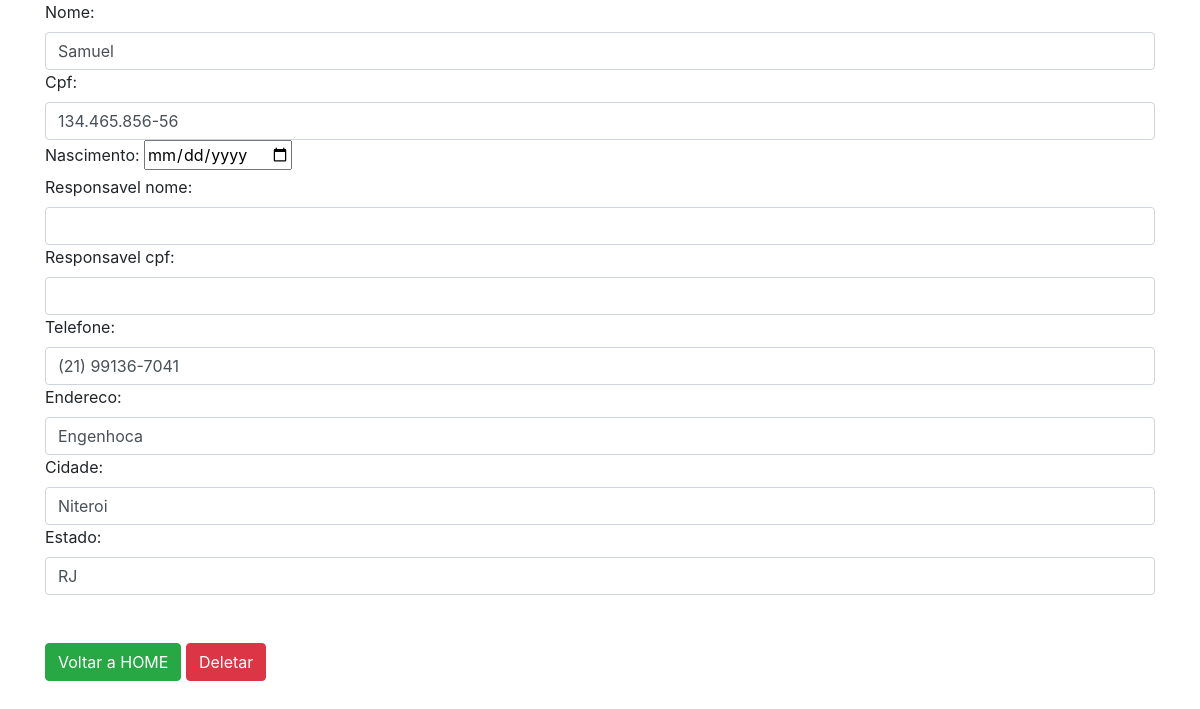
Page /deletar/9/ (signed in) on the committed database.
### cadastro/models.py (models this page shows, shortened)
class Usuario_Externo(models.Model):
    nome = models.CharField(max_length=50, blank=False, null=False, validators=[validate_nome])
    cpf = models.CharField(max_length=14, blank=False, null=False, validators=[validate_cpf])
    nascimento = models.DateField(blank=False, null=False)
    responsavel_nome = models.CharField(max_length=50, null=True, blank=True, validators=[validate_nome])
    responsavel_cpf = models.CharField(max_length=14, null=True, blank=True, validators=[validate_cpf])
    telefone = models.CharField(max_length=15, blank=False, null=False, validators=[validate_cpf])
    endereco = models.CharField(max_length=80, blank=False, null=False)
    cidade = models.CharField(max_length=30)
    estado = models.CharField(max_length=30)
    data_cadastro = models.DateTimeField(auto_now_add=True)

### cadastro/views.py (the view)
# urls.py: path('deletar/<int:id>/', deletar_cliente, name='deletarCli'),
@login_required(login_url='login')
def deletar_cliente(request, id):
    usuario = get_object_or_404(Usuario_Externo, pk=id)
    form = Usuario_ExternoForm(request.POST or None, instance=usuario)
    if request.method == 'POST':
        usuario.delete()
        messages.add_message(request, messages.SUCCESS, 'Deletado com Sucesso')
        return redirect(reverse('lista'))
    return render(request, 'delete/deletar_externo.html', {'form': form})

### cadastro/forms.py
class Usuario_ExternoForm(ModelForm):
    class Meta:
        model = Usuario_Externo
        fields = '__all__'
    def __init__(self, *args, **kwargs):
        super().__init__(*args, **kwargs)
        for field in self.fields:
            self.fields[field].widget.attrs.update({'class': 'form-control'})
        self.fields['telefone'].widget.attrs.update({'id': 'beneficiaryPhone'})
        self.fields['cpf'].widget.attrs.update({'id': 'beneficiaryCpf'})
        self.fields['nascimento'].widget = forms.DateInput(attrs={'type': 'date', 'id': 'beneficiaryDob'})
        self.fields['nome'].widget.attrs.update({'id': 'beneficiaryName'})
        self.fields['endereco'].widget.attrs.update({'id': 'beneficiaryAddress'})
        self.fields['estado'].widget.attrs.update({'id': 'beneficiaryAddress'})
        self.fields['cidade'].widget.attrs.update({'id': 'beneficiaryAddress'})
        self.fields['responsavel_nome'].widget.attrs.update({'id': 'guardianName'})
        self.fields['responsavel_cpf'].widget.attrs.update({'id': 'guardianCpf'})

### cadastro/templates/delete/deletar_externo.html (shortened to what this page needs)
<!DOCTYPE html>
<html lang="en">
<head>
  <link rel="stylesheet" href="https://cdn.jsdelivr.net/npm/bootstrap@4.6.1/dist/css/bootstrap.min.css">
</head>
<body>
<div class="container">
 <form  method="POST">
        {{form}}
     <br><br>
     <a href="{% url 'home' %}" class="btn btn-success">Voltar a HOME</a>
     <button class="btn btn-danger">Deletar</button>
 </form>
</div>
</body>
</html>

### rows in the picture
Usuario_Externo: nome "Samuel", cpf "134.465.856-56", telefone "(21) 99136-7041", endereco "Engenhoca", cidade "Niteroi", estado "RJ"
